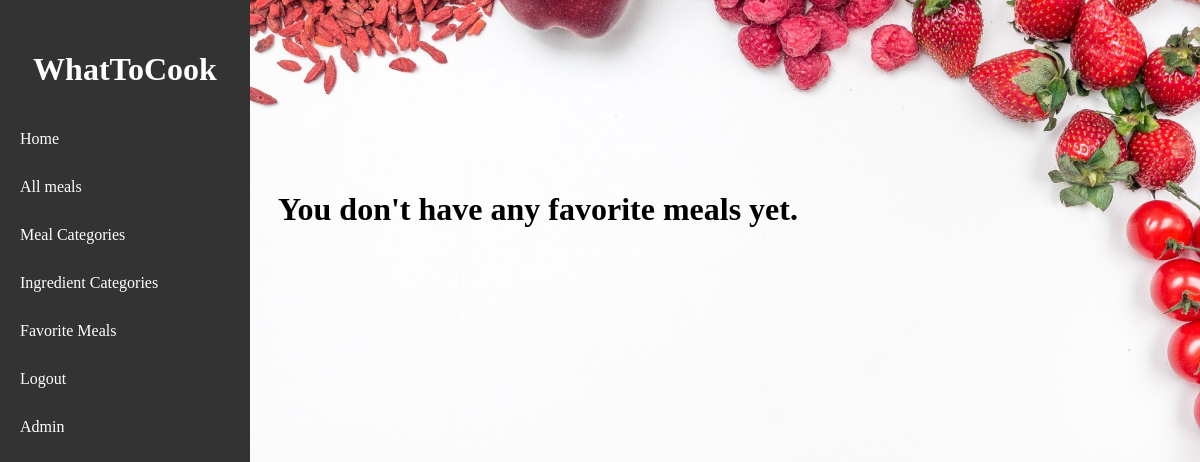
/favorite_meals/ (signed in), run on an earlier commit of the app's database.
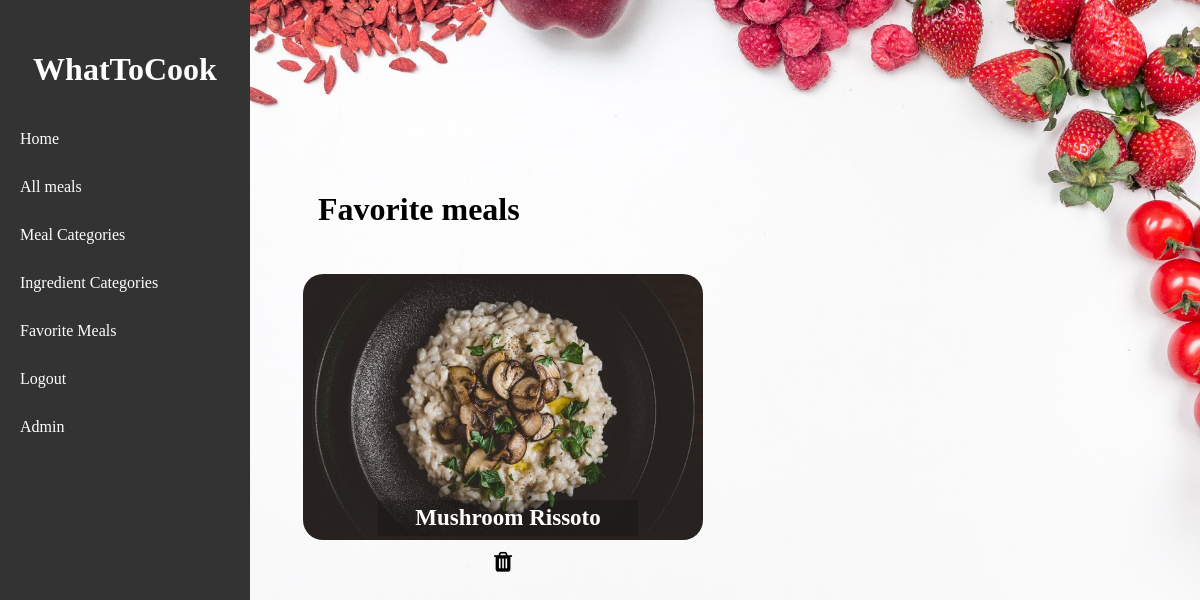
And on a later commit of the database.
### viewer/models.py (models this page shows, shortened)
class FavoriteMeal(Model):
    user = ForeignKey(User, on_delete=CASCADE)
    meal = ForeignKey(Meal, on_delete=CASCADE)

class Meal(Model):
    name = CharField(max_length=50)
    category = ManyToManyField(SecondaryMealCategory)
    ingredients = ManyToManyField(Ingredient)
    description = TextField()
    picture = ImageField(upload_to='viewer/static/images/', blank=True)
    class Meta:
        ordering = ['name']

### viewer/views.py (the view)
# urls.py: path('favorite_meals/', favorite_meals_for_user, name="favorite_meals_for_user"),
@login_required
def favorite_meals_for_user(request):
    favorite_meals = FavoriteMeal.objects.filter(user__id=request.user.id)
    return render(request, 'favorite_meals.html', {'favorite_meals': favorite_meals})

### viewer/templates/favorite_meals.html (shortened to what this page needs)
{% extends 'base.html' %}
{% block content %}
{% load static %}
<link rel="stylesheet" href="{% static 'style.css' %}">
<link rel="stylesheet" href="http://cdnjs.cloudflare.com/ajax/libs/font-awesome/4.4.0/css/font-awesome.min.css">
<body>
{% if favorite_meals %}
<h1 style="margin-left: 40px;">Favorite meals</h1>
<div class="ingredient-grid">
    {% for meal in favorite_meals %}
    <div class="ingredient-item">
        <div class="image-container">
        <a href="{% url 'meal_detail' meal_id=meal.meal.id %}">
                <img class="images" src="{{ MEDIA_URL }}{{ meal.meal.picture.url }}">
                <a href="{% url 'delete_favorite_meal' favorite_meal_id=meal.id %}" class="trash-icon">
                    <i style="color: black;" class="fa fa-trash"></i>
                </a>
            </div>
            <div class="category-name">{{ meal.meal.name }}</div>
</div>
    {% endfor %}
{% else %}
<h1>You don't have any favorite meals yet.</h1>
{% endif %}
</div>
</body>
{% endblock %}

### viewer/templates/base.html (shortened to what this page needs)
<!DOCTYPE html>
<html>
<head>
	<link rel="stylesheet" type="text/css" href="style.css">
</head>
<body>
	<div class="sidebar">
	  <header>
		<h1>WhatToCook</h1>
	  </header>
	  <nav>
		<ul class="nav-links">
		  <li><a href="http://127.0.0.1:8000">Home</a></li>
		  <li><a href="{% url 'all_meals' %}">All meals</a></li>
		  <li><a href="{% url 'main_meal_categories' %}">Meal Categories</a></li>
		  <li><a href="{% url 'ingredient_categories' %}">Ingredient Categories</a></li>
		  {% if request.user.is_authenticated %}
		  <li><a href="{% url 'favorite_meals_for_user' %}">Favorite Meals</a></li>
		  <li><a href="{% url 'logout' %}">Logout</a></li>
		  {% else %}
		  <li><a href="{% url 'login' %}">Login</a></li>
		  <li><a href="{% url 'registration' %}">Sign-up</a></li>
		  {% endif %}
		  <li><a href="http://127.0.0.1:8000/admin">Admin</a></li>
		</ul>
	  </nav>
	</div>
	<div class="content">
		{% block content %}
		{% endblock %}
	</div>
</body>
</html>

### viewer/static/style.css (style rules this page uses)
body { background-image: url('images/background.jpg'); background-size: cover; background-repeat: no-repeat; background-position: center top; background-attachment: fixed; margin-top: 150px; }
.sidebar { height: 100%; width: 250px; position: fixed; top: 0; left: 0; background-color: #333; color: white; overflow-x: hidden; padding-top: 20px; }
.sidebar header { padding: 10px; text-align: center; }
nav { padding: 0 10px; }
nav ul { list-style: none; margin: 0; padding: 0; }
nav li { margin-bottom: 10px; position: relative; }
nav a { color: white; text-decoration: none; display: block; padding: 10px; border-radius: 5px; }
.content { margin-left: 250px; padding: 20px; }
.ingredient-grid { display: flex; flex-wrap: wrap; }
.ingredient-item { width: 250px; height: 120px; margin: 100px; border-radius: 10px; font-size: 23px; display: flex; justify-content: center; align-items: center; position: relative; }
.images { width: 400px; height: 266px; margin: 20px; object-fit: cover; border-radius: 20px; }
.category-name { position: absolute; top: 150px; left: 0; width: 100%; text-align: center; background-color: rgba(0, 0, 0, 0.2); color: white; padding: 5px; font-weight: bold; }
.image-container { position: relative; }
.trash-icon { position: absolute; bottom: -10px; left: 50%; transform: translateX(-50%); }

What changed in the data, as far as the page shows it:
added FavoriteMeal: meal.picture (picture), meal.name "Mushroom Rissoto"
Also different on the page:
text no longer shown: "You don't have any favorite meals yet."
text now shown: "Favorite meals"
